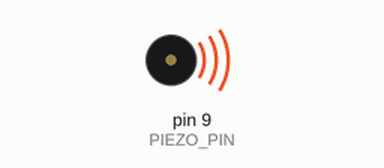
Recording of a sketch running on a simulated Arduino Uno, built with avr-gcc and run on an emulated ATmega328P. On the bench: buzzer (waves = sounding).

Above: at 0.1 s.
At 34.1 s:
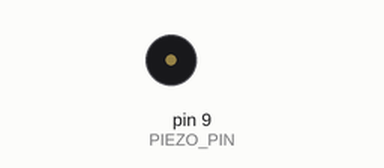
Timing chart, 0 to 35.6 s (numbered marks = the images above):
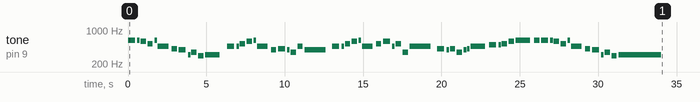

The sketch:

HailToTheeGrandValley.ino
```cpp
/**
 * @file HailToTheeGrandValley.ino
 *
 * @author Ethan Ruffing <ruffinge@mail.gvsu.edu>
 * @since 2015-11-29
 *
 * @brief Plays the Alma Mater on a piezo buzzer
 *
 * This is based on an example program by Tom Igoe, which can be found
 * at https://www.arduino.cc/en/Tutorial/toneMelody.
 *
 * To alter the melod that is played, place the notes for the melody in
 * the `melody` array, and the durations in the `noteDurations` array.
 *
 * This is designed for use with a piezo buzzer connected to the
 * Arduino's digital pin 8.
 */

#include "pitches.h"

/** The tempo, in beats per minutes */
#define TEMPO 88

/** Number of notes */
#define LENGTH 62

/** The pin to which the piezo buzzer is connected. */
#define PIEZO_PIN 9

/** Notes in the melody */
int melody[] = {
  NOTE_DS5, NOTE_DS5, NOTE_D5, NOTE_C5, NOTE_DS5, NOTE_AS4, NOTE_GS4, NOTE_G4, NOTE_DS4, NOTE_F4, NOTE_D4, NOTE_DS4, REST,
  NOTE_AS4, NOTE_AS4, NOTE_C5, NOTE_D5, NOTE_DS5, NOTE_AS4, NOTE_G4, NOTE_GS4, NOTE_G4, NOTE_F4, NOTE_AS4, NOTE_G4,
  NOTE_AS4, NOTE_AS4, NOTE_C5, NOTE_D5, NOTE_DS5, NOTE_AS4, NOTE_C5, NOTE_D5, NOTE_AS4, NOTE_C5, NOTE_F4, NOTE_AS4,
  NOTE_GS4, NOTE_G4, NOTE_GS4, NOTE_F4, NOTE_G4, NOTE_GS4, NOTE_AS4, NOTE_B4, NOTE_B4, NOTE_C5, NOTE_D5, NOTE_DS5, NOTE_DS5,
  NOTE_DS5, NOTE_DS5, NOTE_D5, NOTE_C5, NOTE_DS5, NOTE_AS4, NOTE_GS4, NOTE_G4, NOTE_DS4, NOTE_F4, NOTE_D4, NOTE_DS4
};

/** Note durations (4 = quarter note, 8 = eighth note, etc.) */
float noteDurations[] = {
  3, 8, 4, 4, 8, 2, 4, 3, 8, 4, 4, 1.5, 8,
  3, 8, 4, 4, 8, 2, 4, 3, 8, 4, 4, 1,
  3, 8, 4, 4, 8, 2, 4, 3, 8, 4, 4, 1,
  3, 8, 4, 4, 8, 8, 1.5, 3, 8, 4, 4, 1.5, 4,
  3, 8, 4, 4, 8, 2, 4, 3, 8, 4, 4, .5
};

void setup() {
  // iterate over the notes of the melody:
  for (int thisNote = 0; thisNote < LENGTH; thisNote++) {

    // to calculate the note duration, take one second
    // divided by the note type.
    //e.g. quarter note = 1000 / 4, eighth note = 1000/8, etc.
    int noteDuration = ((float)(60.0/(TEMPO/2))) * (1000 / noteDurations[thisNote]);
    tone(PIEZO_PIN, melody[thisNote], noteDuration);

    // to distinguish the notes, set a minimum time between them.
    // the note's duration + 30% seems to work well:
    int pauseBetweenNotes = noteDuration * 1.30;
    delay(pauseBetweenNotes);
    // stop the tone playing:
    noTone(8);
  }
}

void loop() {
  // no need to repeat the melody.
}
```

pitches.h
```cpp
/**
 * @file pitches.h
 * @author Ethan Ruffing <ruffinge@mail.gvsu.edu>
 * @author Tom Igoe
 *
 * This is a set of pitch constants, equating musical notes to their
 * corresponding frequencies. This was adopted from a similar file
 * provided by Tom Igoe at
 * https://www.arduino.cc/en/Tutorial/toneMelody.
 *
 * Note that 'flats' are not defined, so you will have to use the
 * enharmonic equivalents.
 */

#ifndef PITCHES_H_
#define PITCHES_H_

#define NOTE_B0  31
#define NOTE_C1  33
#define NOTE_CS1 35
#define NOTE_D1  37
#define NOTE_DS1 39
#define NOTE_E1  41
#define NOTE_F1  44
#define NOTE_FS1 46
#define NOTE_G1  49
#define NOTE_GS1 52
#define NOTE_A1  55
#define NOTE_AS1 58
#define NOTE_B1  62
#define NOTE_C2  65
#define NOTE_CS2 69
#define NOTE_D2  73
#define NOTE_DS2 78
#define NOTE_E2  82
#define NOTE_F2  87
#define NOTE_FS2 93
#define NOTE_G2  98
#define NOTE_GS2 104
#define NOTE_A2  110
#define NOTE_AS2 117
#define NOTE_B2  123
#define NOTE_C3  131
#define NOTE_CS3 139
#define NOTE_D3  147
#define NOTE_DS3 156
#define NOTE_E3  165
#define NOTE_F3  175
#define NOTE_FS3 185
#define NOTE_G3  196
#define NOTE_GS3 208
#define NOTE_A3  220
#define NOTE_AS3 233
#define NOTE_B3  247
#define NOTE_C4  262
#define NOTE_CS4 277
#define NOTE_D4  294
#define NOTE_DS4 311
#define NOTE_E4  330
#define NOTE_F4  349
#define NOTE_FS4 370
#define NOTE_G4  392
#define NOTE_GS4 415
#define NOTE_A4  440
#define NOTE_AS4 466
#define NOTE_B4  494
#define NOTE_C5  523
#define NOTE_CS5 554
#define NOTE_D5  587
#define NOTE_DS5 622
#define NOTE_E5  659
#define NOTE_F5  698
#define NOTE_FS5 740
#define NOTE_G5  784
#define NOTE_GS5 831
#define NOTE_A5  880
#define NOTE_AS5 932
#define NOTE_B5  988
#define NOTE_C6  1047
#define NOTE_CS6 1109
#define NOTE_D6  1175
#define NOTE_DS6 1245
#define NOTE_E6  1319
#define NOTE_F6  1397
#define NOTE_FS6 1480
#define NOTE_G6  1568
#define NOTE_GS6 1661
#define NOTE_A6  1760
#define NOTE_AS6 1865
#define NOTE_B6  1976
#define NOTE_C7  2093
#define NOTE_CS7 2217
#define NOTE_D7  2349
#define NOTE_DS7 2489
#define NOTE_E7  2637
#define NOTE_F7  2794
#define NOTE_FS7 2960
#define NOTE_G7  3136
#define NOTE_GS7 3322
#define NOTE_A7  3520
#define NOTE_AS7 3729
#define NOTE_B7  3951
#define NOTE_C8  4186
#define NOTE_CS8 4435
#define NOTE_D8  4699
#define NOTE_DS8 4978
#define REST     0

#endif
```
